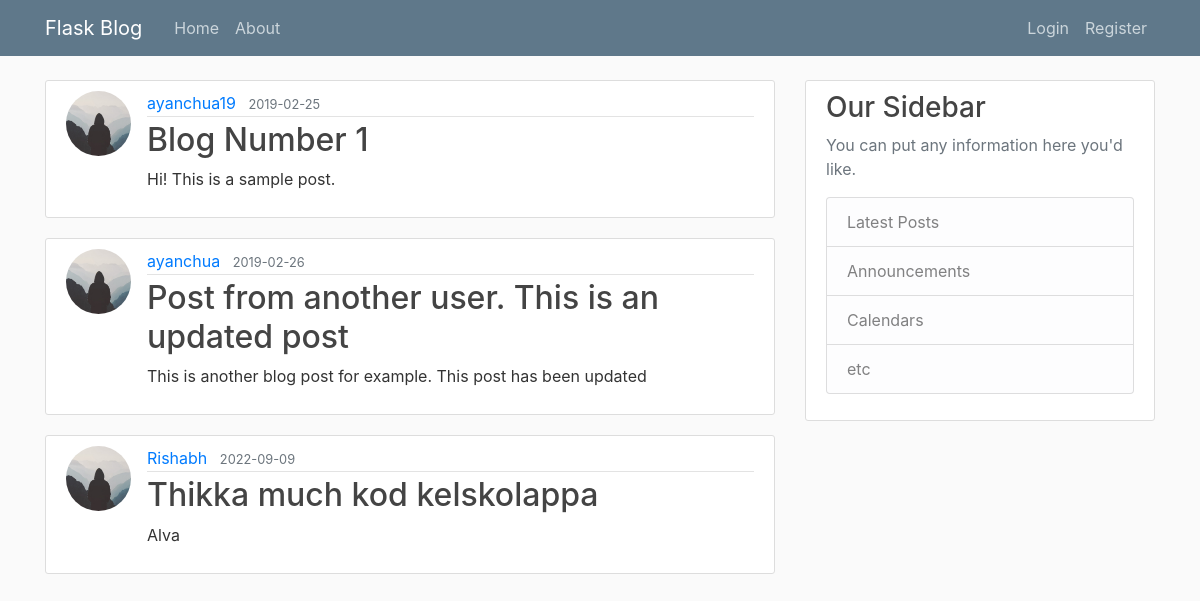
The page /home on the database its author committed.
### flaskblog/models.py (models this page shows, shortened)
class Post(db.Model):
    id = db.Column(db.Integer, primary_key=True)
    title = db.Column(db.String(100), nullable=False)
    date_posted = db.Column(db.DateTime, nullable=False, default=datetime.utcnow)
    content = db.Column(db.Text, nullable=False)
    user_id = db.Column(db.Integer, db.ForeignKey('user.id'), nullable=False)

class User(db.Model, UserMixin):
    id = db.Column(db.Integer, primary_key=True)
    username = db.Column(db.String(20), unique=True, nullable=False)
    email = db.Column(db.String(120), unique=True, nullable=False)
    image_file = db.Column(db.String(20), nullable=False, default='default.jpg')
    password = db.Column(db.String(60), nullable=False)
    posts = db.relationship('Post', backref='author', lazy=True)

### flaskblog/routes.py (the view)
@app.route("/")
@app.route("/home")
def home():
    posts = Post.query.all()
    return render_template('home.html', posts=posts)

### flaskblog/templates/home.html
{% extends "layout.html" %}
{% block content %}
    {% for post in posts %}
        <article class="media content-section">
          <img class='rounded-circle article-img' src="{{ url_for('static', filename='profile_pics/' + post.author.image_file ) }}" >
          <div class="media-body">
            <div class="article-metadata">
              <a class="mr-2" href="#">{{ post.author.username }}</a>
              <small class="text-muted">{{ post.date_posted.strftime('%Y-%m-%d') }}</small>
            </div>
            <h2><a class="article-title" href="{{ url_for('post', post_id=post.id) }}">{{ post.title }}</a></h2>
            <p class="article-content">{{ post.content }}</p>
          </div>
        </article>
    {% endfor %}
{% endblock content %}

### flaskblog/templates/layout.html (shortened to what this page needs)
<!DOCTYPE html>
<html>
<head>
    <link rel="stylesheet" href="{{ url_for('static', filename='css/bootstrap.css')}}">
    <link rel="stylesheet" type="text/css" href="{{ url_for('static', filename='main.css') }}">
</head>
<body>
    <header class="site-header">
      <nav class="navbar navbar-expand-md navbar-dark bg-steel fixed-top">
        <div class="container">
          <a class="navbar-brand mr-4" href="/">Flask Blog</a>
          <div class="collapse navbar-collapse" id="navbarToggle">
            <div class="navbar-nav mr-auto">
              <a class="nav-item nav-link" href="{{ url_for('home') }}">Home</a>
              <a class="nav-item nav-link" href="{{ url_for('about') }}">About</a>
            </div>
            <div class="navbar-nav">
              {% if current_user.is_authenticated %}
              <a class="nav-item nav-link" href="{{ url_for('new_post') }}">New Post</a>
              <a class="nav-item nav-link" href="{{ url_for('account') }}">Account</a>
              <a class="nav-item nav-link" href="{{ url_for('logout') }}">Logout</a>
              {% else %}
              <a class="nav-item nav-link" href="{{ url_for('login') }}">Login</a>
              <a class="nav-item nav-link" href="{{ url_for('register') }}">Register</a>
              {% endif %}
            </div>
          </div>
        </div>
      </nav>
    </header>
    <main role="main" class="container">
      <div class="row">
        <div class="col-md-8">
          {% block content %}{% endblock %}
        </div>
        <div class="col-md-4">
          <div class="content-section">
            <h3>Our Sidebar</h3>
            <p class='text-muted'>You can put any information here you'd like.
              <ul class="list-group">
                <li class="list-group-item list-group-item-light">Latest Posts</li>
                <li class="list-group-item list-group-item-light">Announcements</li>
                <li class="list-group-item list-group-item-light">Calendars</li>
                <li class="list-group-item list-group-item-light">etc</li>
              </ul>
            </p>
          </div>
        </div>
      </div>
    </main>
</body>
</html>

### flaskblog/static/main.css (style rules this page uses)
body { background: #fafafa; color: #333333; margin-top: 5rem; }
h1, h2, h3, h4, h5, h6 { color: #444444; }
.bg-steel { background-color: #5f788a; }
.site-header .navbar-nav .nav-link { color: #cbd5db; }
.content-section { background: #ffffff; padding: 10px 20px; border: 1px solid #dddddd; border-radius: 3px; margin-bottom: 20px; }
.article-title { color: #444444; }
.article-content { white-space: pre-line; }
.article-img { height: 65px; width: 65px; margin-right: 16px; }
.article-metadata { padding-bottom: 1px; margin-bottom: 4px; border-bottom: 1px solid #e3e3e3 }

### rows shown on the page
Post: image_file (placeholder picture), author.username "ayanchua19", date_posted "2019-02-25", title "Blog Number 1", content "Hi! This is a sample post."
Post: image_file (placeholder picture), author.username "ayanchua", date_posted "2019-02-26", title "Post from another user. This is an updated post", content "This is another blog post for example. This post has been updated"
Post: image_file (placeholder picture), author.username "Rishabh", date_posted "2022-09-09", title "Thikka much kod kelskolappa", content "Alva"
